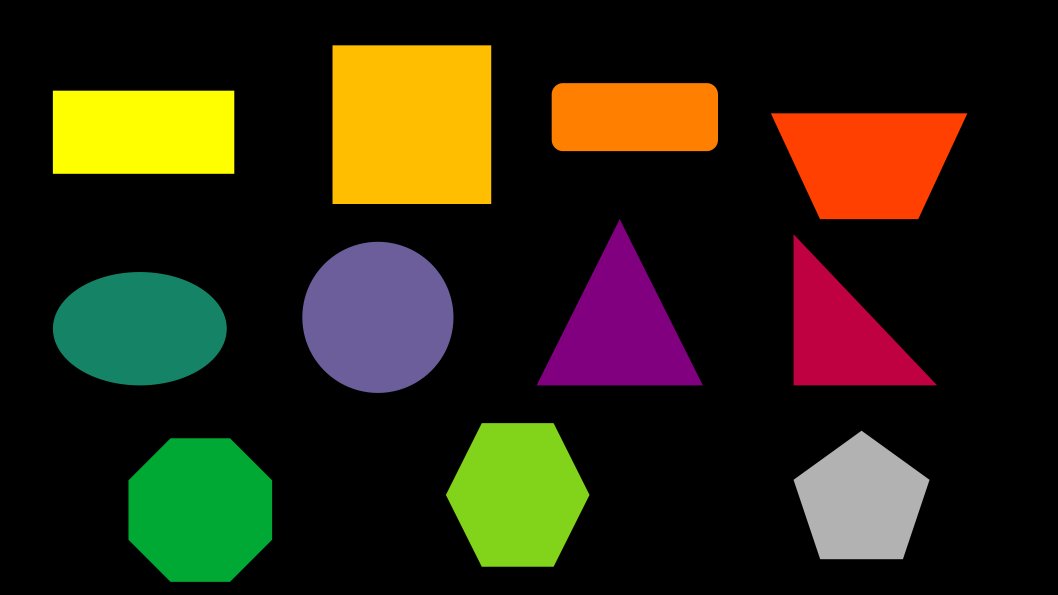
//> input picture include/basicShapes.png, 1058 x 595 px
$ ./Code   (built with g++ and OpenCV 4)
//> lines starting //> are read from the running program, lines starting //| are printed output that depends on the picture; after the words box and inside, x2 and y2 are one past the last pixel; in counts of white or black regions, pixels touching at a corner belong together

// Include all neccessary header files
#include <opencv2/opencv.hpp>
#include <iostream>

// Function to detect triangles
void detectTriangle(cv::Mat& image, const std::vector<cv::Point>& approx, int x, int y)
{
    cv::putText(image, "Triangle", cv::Point(x-35, y-0.8), cv::FONT_HERSHEY_COMPLEX, 0.5, cv::Scalar(0, 0, 0));
}


// Function to detect squares or rectangles or trapeziums
void detectSquareRectangleTrapezium(cv::Mat& image, const std::vector<cv::Point>& approx, int x, int y)
{
    // Calculates the bounding rectangle for contour approximation
    // In simple words, calculates the smallest rectangle which encloses the shape
    cv::Rect boundingRect = cv::boundingRect(approx);
    double aspectRatio = static_cast<double>(boundingRect.width)/boundingRect.height;

    // Calculating the Euclidean Distance between two contour approximation points
    double dist1 = cv::norm(approx[0] - approx[1]);
    double dist2 = cv::norm(approx[2] - approx[3]);

    // If the distance between the opposite sides are not equal ---> Trapezium
    if (dist1 != dist2)
    {
        cv::putText(image, "Trapezium", cv::Point(x-30, y-25), cv::FONT_HERSHEY_COMPLEX, 0.5, cv::Scalar(0, 0, 0));
    }

    // If the aspect ratio is close to 1 ---> Square
    else if(std::abs(aspectRatio - 1) < 0.03)
    {
        cv::putText(image, "Square", cv::Point(x-30, y-15), cv::FONT_HERSHEY_COMPLEX, 0.5, cv::Scalar(0, 0, 0));
    }

    // Else ---> Rectangle
    else
    {
        cv::putText(image, "Rectangle", cv::Point(x-35, y-5), cv::FONT_HERSHEY_COMPLEX, 0.5, cv::Scalar(0, 0, 0));
    }
}


// Function to detect pentagons
void detectPentagon(cv::Mat& image, int x, int y)
{
    cv::putText(image, "Pentagon", cv::Point(x-35, y-5), cv::FONT_HERSHEY_COMPLEX, 0.5, cv::Scalar(0, 0, 0));
}


// Function to detect hexagons
void detectHexagon(cv::Mat& image, int x, int y)
{
    cv::putText(image, "Hexagon", cv::Point(x-25, y-5), cv::FONT_HERSHEY_COMPLEX, 0.5, cv::Scalar(0, 0, 0));
}


// Function to detect octagons or rectangles with curved surface edges
void detectOctagonOrRectangle(cv::Mat& image, const std::vector<cv::Point>& approx, int x, int y)
{
    // Calculate the lengths of all sides
    std::vector<double> sideLengths;

    for (size_t j = 0; j < approx.size(); j++)
    {
        /*
            For every vertex of the contour approximation
            v1 is calculated via current vertex - previous vertex
        */
        cv::Point v1 = approx[j] - approx[(j - 1 + approx.size()) % approx.size()];
        double length = cv::norm(v1);
        sideLengths.push_back(length);
    }

    // Check if all side lengths are approximately equal
    bool isOctagon = true;
    double epsilon = 10.0;  // Threshold for side length difference

    for (size_t j = 0; j < sideLengths.size(); j++)
    {
        double diff = std::abs(sideLengths[j] - sideLengths[0]);

        if (diff > epsilon)
        {
            isOctagon = false;
            break;
        }
    }

    // If side lengths are approximately equal ---> Octagon
    if (isOctagon)
    {
        cv::putText(image, "Octagon", cv::Point(x - 35, y - 5), cv::FONT_HERSHEY_COMPLEX, 0.5, cv::Scalar(0, 0, 0));
    }

    // If difference is not equal i.e., greater than threshold ---> Rectangle
    else
    {
        cv::putText(image, "Rectangle", cv::Point(x - 35, y - 5), cv::FONT_HERSHEY_COMPLEX, 0.5, cv::Scalar(0, 0, 0));
    }
}


// Function to detect circles or ellipses
void detectCircleEllipse(cv::Mat& image, const std::vector<cv::Point>& approx, int x, int y)
{
    // Calculation of the minimum ellipse which covers the shape
    cv::RotatedRect ellipse = cv::fitEllipse(approx);

    // Aspect ratio is calculated on the basis of the min radius to maximum radius
    double ratio = std::min(ellipse.size.width, ellipse.size.height) / std::max(ellipse.size.width, ellipse.size.height);

    // If ratio comes closer to 1 ---> Circle
    if (ratio >= 0.95 && ratio <= 1.05)
    {
        cv::putText(image, "Circle", cv::Point(x-25, y-5), cv::FONT_HERSHEY_COMPLEX, 0.5, cv::Scalar(0, 0, 0));
    }

    // If not ---> Ellipse
    else
    {
        cv::putText(image, "Ellipse", cv::Point(x-25, y-5), cv::FONT_HERSHEY_COMPLEX, 0.5, cv::Scalar(0, 0, 0));
    }
}


// Main function
int main()
{
    // Read the image
    cv::Mat image = cv::imread("/home/kpit/Desktop/KPIT Genesis 2024/Mini Projects/Basic Shape Detection/Shape Detection/include/basicShapes.png");
//> image is the input picture: 595 rows x 1058 cols, CV_8UC3; mean B, G, R 16.3, 36.7, 43.4

    // Exception to handle image reading corner case
    if(image.empty())
    {
        std::cerr << "Image not found" << std::endl;
        return -1;
    }

    // Coversion of image to Gray Scale in order simplify the object detection process
    cv::Mat grayImage;
    cv::cvtColor(image, grayImage, cv::COLOR_BGR2GRAY, 0);
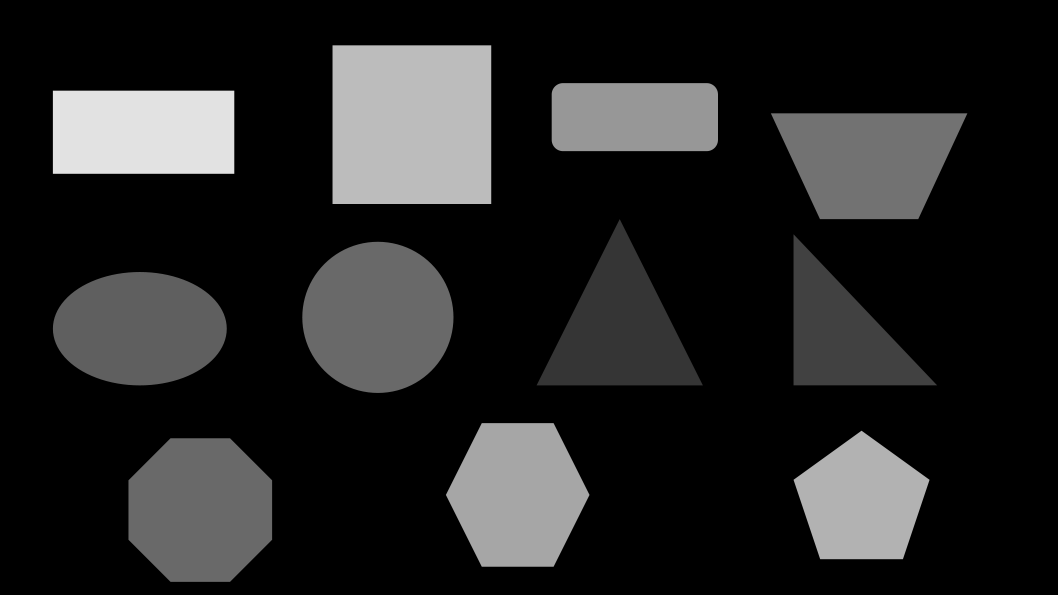
//> grayImage: 595 rows x 1058 cols, CV_8UC1; min 0, max 226, mean 36.4

    // Vector of contours to store the contours detected in the image
    std::vector<std::vector<cv::Point>> contours;

    // Vector to store the heirarchy of the contours
    std::vector<cv::Vec4i> hierarchy;

    // Finds the contours basis RETRE_TREE (full hierarchy) and stores it onto the contours and hierarchy vectors
    cv::findContours(grayImage, contours, hierarchy, cv::RETR_TREE, cv::CHAIN_APPROX_NONE);
//> contours = 11 contours; largest, box (x1, y1, x2, y2) and area: (332, 45, 492, 204) 25122, (302, 241, 454, 393) 17999, (128, 438, 273, 582) 17147, (770, 113, 968, 220) 15632, (52, 272, 227, 386) 15526

    // Loop to process over every contour
    for(size_t i =0; i<contours.size(); i++)
    {
        // Temporary storage to process over the current contour
        std::vector<cv::Point> contour = contours[i];
        std::vector<cv::Point> approx;

        // Approximates the polygonal curve of the current contour
        cv::approxPolyDP(contour, approx, 0.01*cv::arcLength(contour, true), true);

        // Stores the contour approximation on the grayscale image
        cv::drawContours(grayImage, std::vector<std::vector<cv::Point>>{approx}, 0, cv::Scalar(255, 255, 255), 5);

        // Calculates the moments of the contour approximation (centroid) in order to place the text within the shape
        cv::Moments M = cv::moments(approx);
        int x = static_cast<int>(M.m10 / M.m00);
        int y = static_cast<int>(M.m01 / M.m00);

        // If the approximation of the contour comes out to be 3 ---> Triangle
        if(approx.size() == 3)
        {
            detectTriangle(image, approx, x, y);
        }

        // If the approximation of the contour is 4 ---> Square OR Rectangle OR Trapezium
        else if(approx.size() == 4)
        {
            detectSquareRectangleTrapezium(image, approx, x, y);
        }

        // If the contour approximation comes out to be five ---> Pentagon
        else if(approx.size() == 5)
        {
            detectPentagon(image, x, y);
        }

        // If the contour approximation comes out to be six ---> Hexagon
        else if(approx.size() == 6)
        {
            detectHexagon(image, x, y);
        }

        // If the contour approximation comes out ot eight ---> Octagon OR Rectangle (with curved surface edges)
        else if(approx.size() == 8)
        {
            detectOctagonOrRectangle(image, approx, x, y);
        }

        // Else --> Circle OR Ellipse
        else
        {
            detectCircleEllipse(image, approx, x, y);
        }
    }
//> this loop made 11 passes
//> (x, y) on passes 1, 2, 3, 10: (199, 509), (860, 501), (516, 494), (634, 116)
//> (x, y, ellipse in detectCircleEllipse, ratio in detectCircleEllipse) on passes 4 to 5: (139, 328, centre (139.3, 328.2), size (114.4, 174.8), angle 90, 0.654), (377, 316, centre (377.4, 316.9), size (152, 152.2), angle 97.5, 0.999)
//> pass 2, in detectPentagon, `cv::putText(image, "Pentagon", cv::Point(x-35, y-5), cv::FONT_HERSHEY_..`:
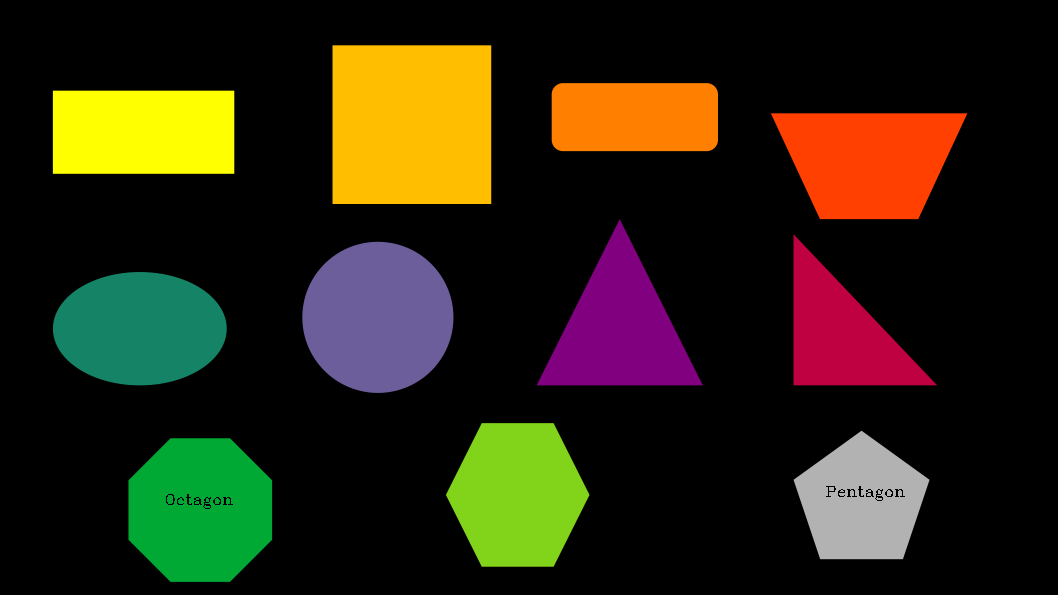
//> image: 595 rows x 1058 cols, CV_8UC3; mean B, G, R 16.2, 36.6, 43.3
//> after the loop:
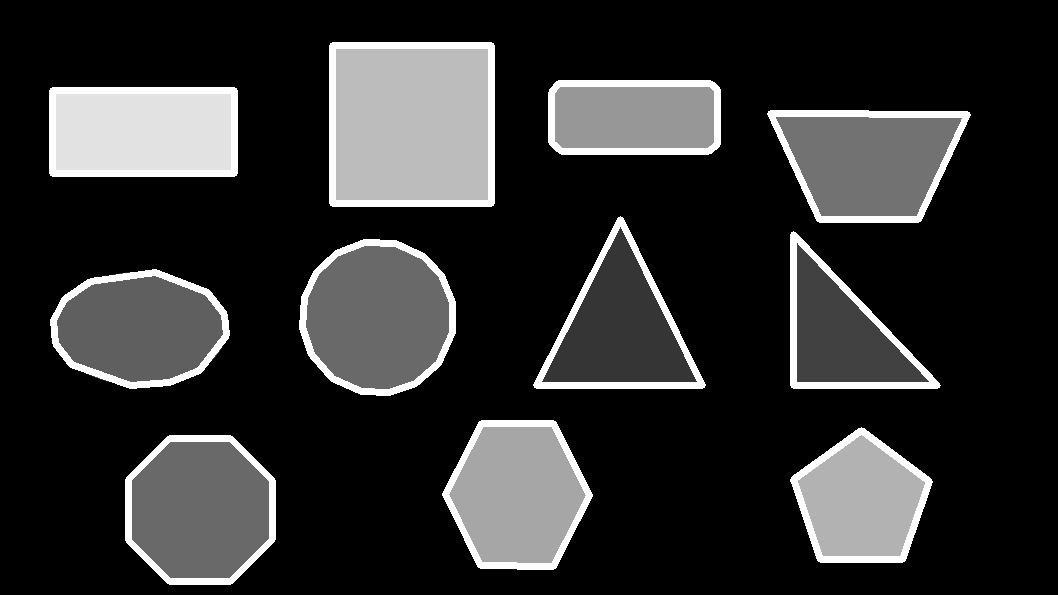
//> grayImage: 595 rows x 1058 cols, CV_8UC1; 5.95% of pixels changed, all inside (x1, y1, x2, y2) = (49, 42, 971, 585)
//> after the loop:
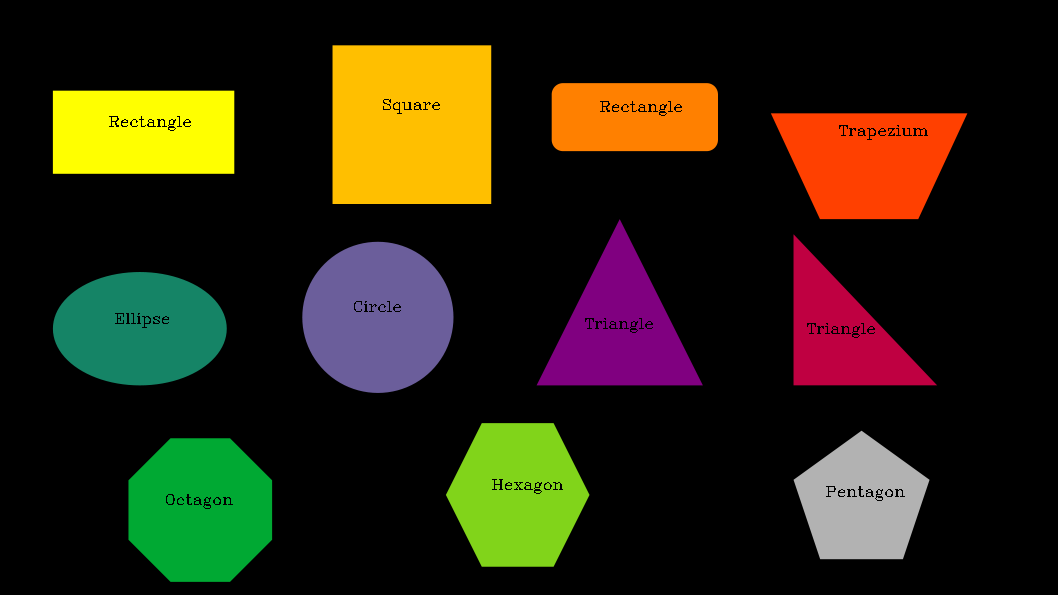
//> image: 595 rows x 1058 cols, CV_8UC3; 0.4% of pixels changed, all inside (x1, y1, x2, y2) = (109, 99, 928, 509)

    cv::imwrite("/home/kpit/Desktop/KPIT Genesis 2024/Mini Projects/Basic Shape Detection/include/DetectedShapes.png", image);
    cv::imshow("Original Image", image);
    cv::waitKey(0);
    return 0;
}
